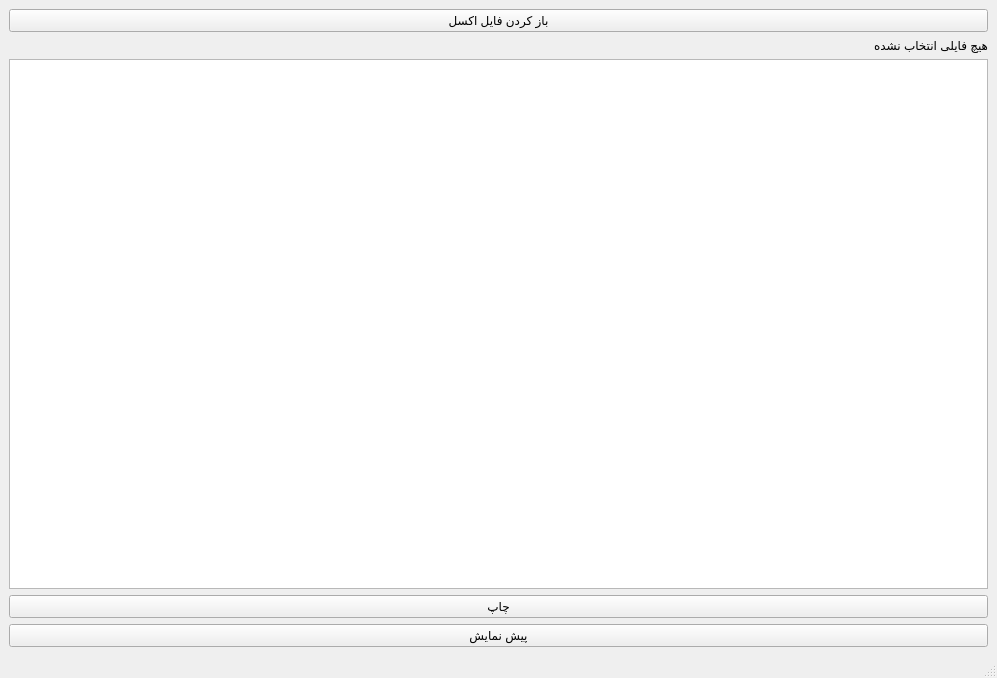
<?xml version="1.0" encoding="UTF-8"?>
<ui version="4.0">
 <class>MainWindow</class>
 <widget class="QMainWindow" name="MainWindow">
  <property name="geometry">
   <rect>
    <x>0</x>
    <y>0</y>
    <width>997</width>
    <height>678</height>
   </rect>
  </property>
  <property name="windowTitle">
   <string>Paya Printer v0.3</string>
  </property>
  <widget class="QWidget" name="centralwidget">
   <layout class="QVBoxLayout" name="verticalLayout">
    <item>
     <widget class="QPushButton" name="btnOpenExcel">
      <property name="text">
       <string>باز کردن فایل اکسل</string>
      </property>
     </widget>
    </item>
    <item>
     <widget class="QLabel" name="lblFile">
      <property name="text">
       <string>هیچ فایلی انتخاب نشده </string>
      </property>
     </widget>
    </item>
    <item>
     <widget class="QTableWidget" name="tableData"/>
    </item>
    <item>
     <widget class="QPushButton" name="btnPrint">
      <property name="text">
       <string>چاپ</string>
      </property>
     </widget>
    </item>
    <item>
     <widget class="QPushButton" name="btnPreview">
      <property name="text">
       <string>پیش نمایش</string>
      </property>
     </widget>
    </item>
   </layout>
  </widget>
  <widget class="QMenuBar" name="menubar">
   <property name="geometry">
    <rect>
     <x>0</x>
     <y>0</y>
     <width>997</width>
     <height>24</height>
    </rect>
   </property>
  </widget>
  <widget class="QStatusBar" name="statusbar"/>
 </widget>
 <resources/>
 <connections/>
</ui>
